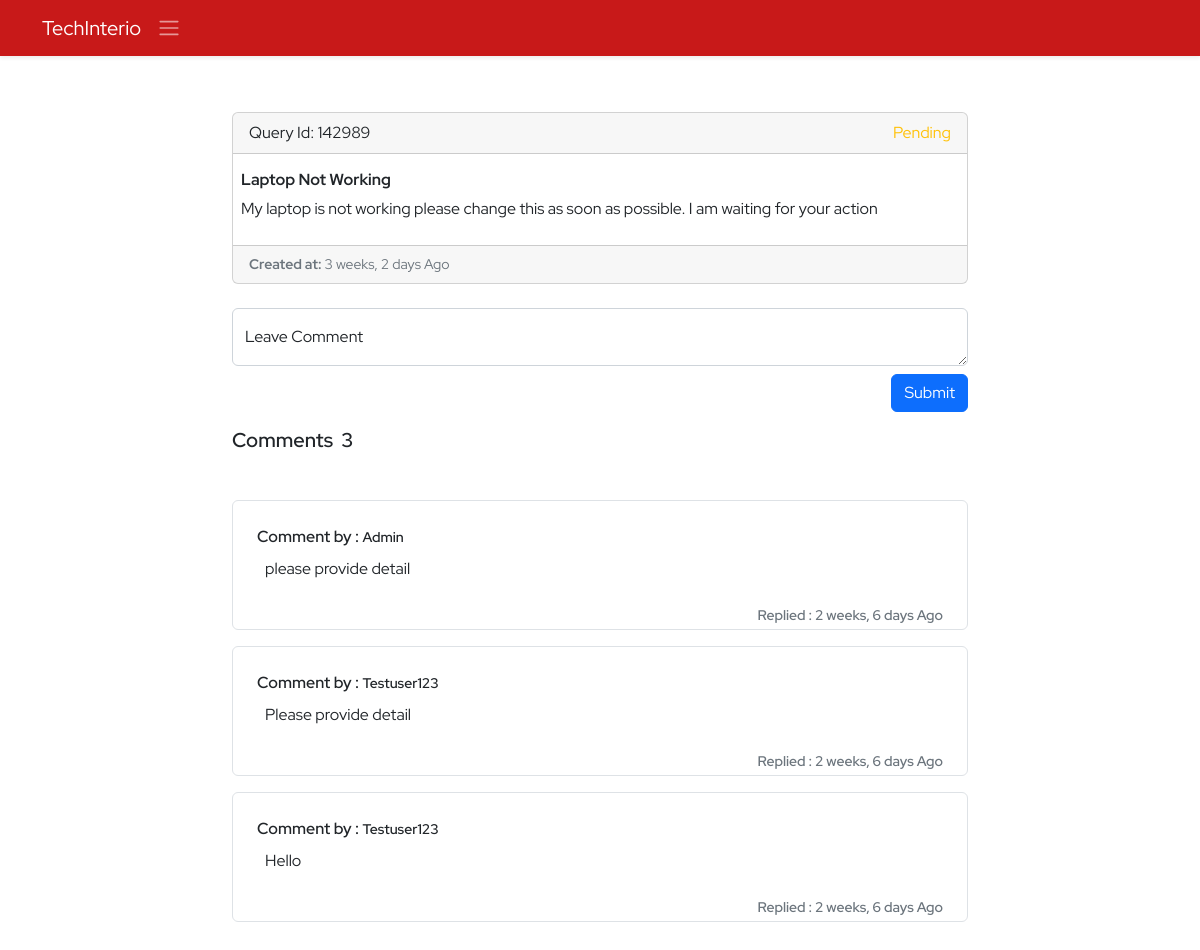
The page /ems/query/142989/ (signed in) on the database as committed earlier.
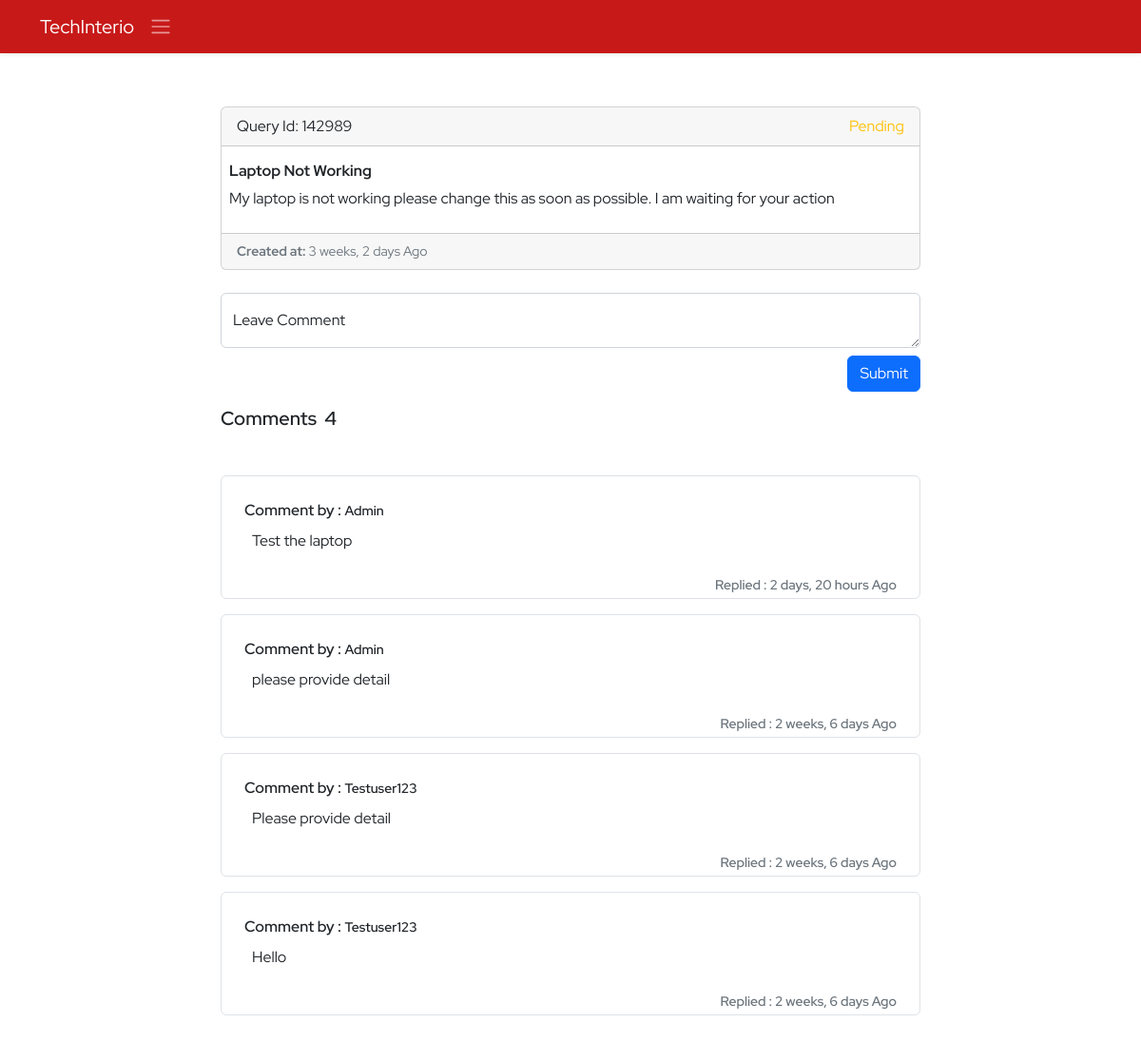
The same page on the database as committed later.
### ems/models.py (models this page shows, shortened)
class QueryComment(models.Model):
    query=models.ForeignKey(DepartmentQuery, on_delete=models.CASCADE)
    user=models.ForeignKey(User,on_delete=models.SET_NULL,blank=True, null=True,)
    comment=models.CharField(max_length=200)
    created_at=models.DateTimeField(auto_now_add=True)
    updated_at=models.DateTimeField(auto_now=True)

### ems/views.py (the view)
# urls.py: path('query/<id>/',queryDetail,name='query-detail'),
@login_required()
def queryDetail(request,id):
    context={}
    try:
        if not request.user.is_superuser:
            profile_obj=Employee.objects.get(user=request.user)
            context['profile']=profile_obj
        query=DepartmentQuery.objects.get(query_id=id)
        comments=QueryComment.objects.filter(query=query).order_by('-id')
        context['query']=query
        context['comments']=comments
    except Exception as e:
        print('Query Detail Exception : ',e)
    return render(request,'ems/query_detail.html',context)

### ems/models.py (called while the page is built)
    @property
    def imageURL(self):
        try:
            url=self.avtar.url
        except:
            url=''
        return url

### ems/templates/ems/query_detail.html (shortened to what this page needs)
{% extends './base.html' %}
{% block body %}
<section class="py-5">
    <div class="container">
        <div class="row d-flex align-items-center justify-content-center ">
            <div class="col-8">
                <div class="card mb-3">
                    <div class="card-header">
                        <span>Query Id: {{query.query_id}}</span>
                            {% if query.status == 'pending' %}
                            <span class="float-end text-warning">{{query.status | title}}</span>
                            {% else %}
                            <span class="float-end text-success">{{query.status | title}}</span>
                            {% endif %}
                    </div>
                    <div class="card-body p-2">
                        <h6 class="my-2"><b>{{query.subject}}</b></h6>
                        <p>{{query.description}}</p>
                    </div>
                    <div class="card-footer small text-muted"><b>Created at:</b>  {{query.created_at|timesince}} Ago</div>
                </div>
            </div>
            <div class="col-8">
                <form action="{% url 'ems:add-comment' %}" method="post">
                <div class="form-floating my-2">
                    <textarea name="comment" class="form-control" placeholder="Leave a comment here" id="floatingTextarea"></textarea >
                    <label for="floatingTextarea">Leave Comment</label>
                    <button class="btn btn-primary float-end my-2" type="submit">Submit</button>
                </div>
            </form>
        </div>
        <div class="col-8 my-2">
                <h5 class="fw-semibold mb-5">Comments <span class="ms-1"> {{comments.count}}</span></h5>
                {% for comment in comments %}
                <div class="border rounded p-4 my-3">
                    {% if request.user == comment.user %}
                    <b class="fw-semibold">Comment by :</b> <small class="fw-semibold">You</small>
                    {% else %}
                    <b class="fw-semibold">Comment by :</b> <small class="fw-semibold"> {{comment.user | title}}</small>
                    {% endif %}
                    <p class="p-2">{{comment.comment}}</p>
                    <small class="text-muted float-end fw-semibold">Replied : {{comment.created_at|timesince}} Ago</small>
                </div>
                {% endfor %}
            </div>
        </div>
    </div>
</section>
{% endblock body %}

Rows that differ between the two databases and show on the page:
added QueryComment: user "Admin", comment "Test the laptop", created_at "2 days, 20 hours"
Other text that changed with them:
{{ comments.count }}: "3" → "4"
